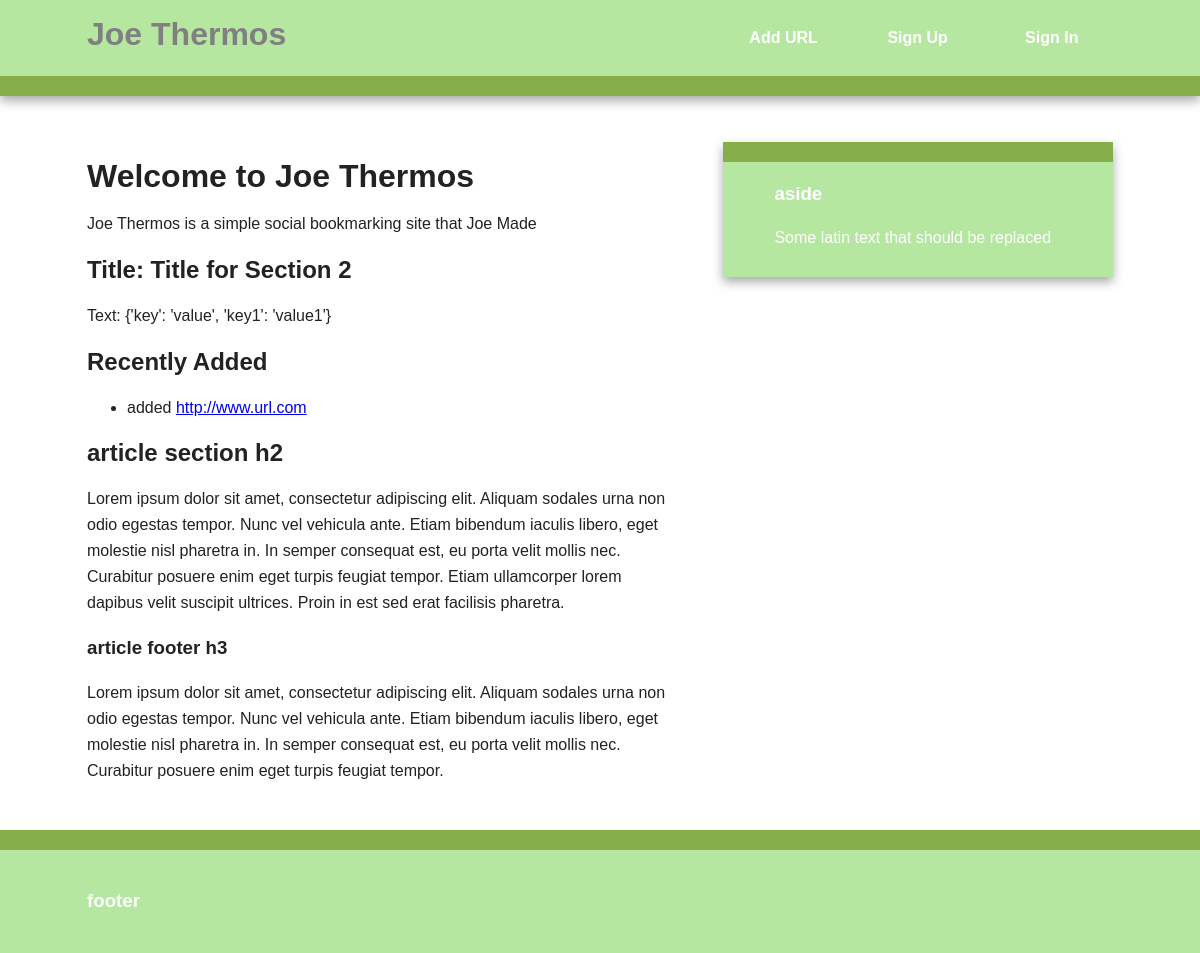
The page /index on the database as committed earlier.
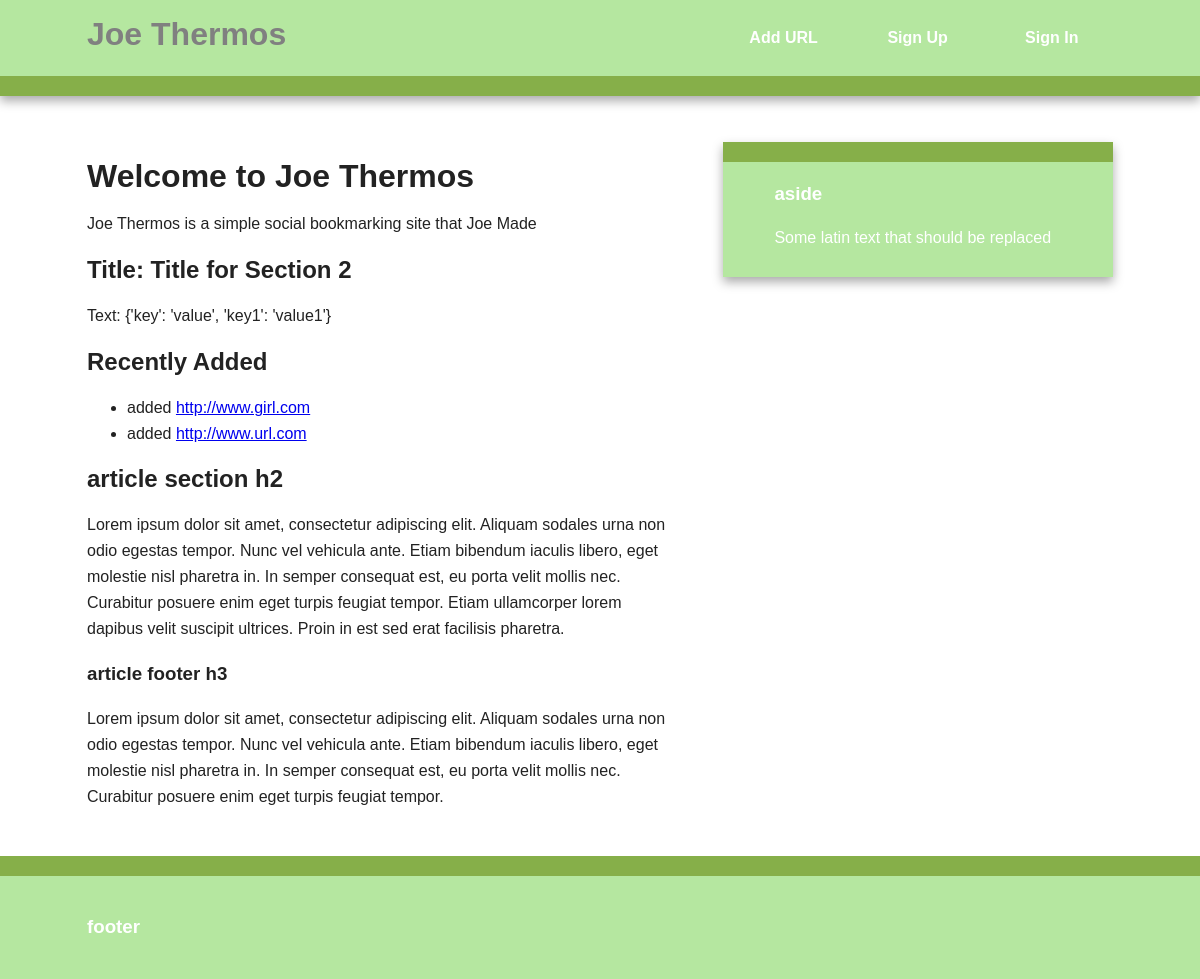
The same page on the database as committed later.
### models.py (models this page shows, shortened)
class Bookmark(db.Model):
    id = db.Column(db.Integer, primary_key=True)
    url = db.Column(db .Text, nullable=False)
    date = db.Column(db.DateTime, default=datetime.utcnow)
    description = db.Column(db.String(300))
    @staticmethod
    def newest(num):
        return Bookmark.query.order_by(desc(Bookmark.date)).limit(num)

### thermos.py (the view)
@app.route('/')
@app.route('/index')
def index():
    return render_template('index.html',
                           title="Title for Section 2",
                           text={"key": "value", "key1": "value1"},
                           new_bookmarks=models.Bookmark.newest(5))

### templates/index.html (shortened to what this page needs)
{% extends "base.html" %}
{% block content %}
    <article>
        <header>
            <h1>Welcome to Joe Thermos</h1>
            <p>Joe Thermos is a simple social bookmarking site that Joe Made</p>
        </header>
        <section>
            <h2>Title: {{ title }}</h2>
            <p>Text: {{ text }}</p>
        </section>
        <section>
            <h2>Recently Added</h2>
            {% if new_bookmarks %}
                <ul>
                {% for bm in new_bookmarks %}
                    <li>{{ bm.user }} added <a href="{{ bm.url }}">{{ bm.url }}</a></li>
                {% endfor %}
                </ul>
            {% else %}
                No bookmarks yet.
            {% endif %}
        </section>
        <section>
            <h2>article section h2</h2>
            <p>Lorem ipsum dolor sit amet, consectetur adipiscing elit. Aliquam sodales urna non odio egestas tempor. Nunc vel vehicula ante. Etiam bibendum iaculis libero, eget molestie nisl pharetra in. In semper consequat est, eu porta velit mollis nec. Curabitur posuere enim eget turpis feugiat tempor. Etiam ullamcorper lorem dapibus velit suscipit ultrices. Proin in est sed erat facilisis pharetra.</p>
        </section>
        <footer>
            <h3>article footer h3</h3>
            <p>Lorem ipsum dolor sit amet, consectetur adipiscing elit. Aliquam sodales urna non odio egestas tempor. Nunc vel vehicula ante. Etiam bibendum iaculis libero, eget molestie nisl pharetra in. In semper consequat est, eu porta velit mollis nec. Curabitur posuere enim eget turpis feugiat tempor.</p>
        </footer>
    </article>
{% endblock %}

### templates/base.html (shortened to what this page needs)
<!doctype html>
<html class="no-js" lang="">
    <head>
        <link rel="stylesheet" href="{{ url_for('static', filename='css/normalize.min.css') }}">
        <link rel="stylesheet" href="{{ url_for('static', filename='css/main.css') }}">
    </head>
    <body>
        <div class="header-container">
            <header class="wrapper clearfix">
                <a href="{{ url_for('index') }}"><h1 class="title">Joe Thermos</h1></a>
                <nav>
                    <ul>
                        <li><a href="{{ url_for('add') }}">Add URL</a></li>
                        <li><a href="#">Sign Up</a></li>
                        <li><a href="#">Sign In</a></li>
                    </ul>
                </nav>
            </header>
        </div>
        <div class="main-container">
            <div class="main wrapper clearfix">
                {% block content %}
                {% endblock %}
                {% block sidebar %}
                    <aside>
                        <h3>aside</h3>
                        <p> Some latin text that should be replaced</p>
                    </aside>
                {% endblock %}
            </div>
        </div>
        <div class="footer-container">
            <footer class="wrapper">
                <h3>footer</h3>
            </footer>
        </div>
    </body>
</html>

### static/css/main.css (style rules this page uses)
html { color: #222; font-size: 1em; line-height: 1.4; }
body { font: 16px/26px Helvetica, Helvetica Neue, Arial; }
.wrapper { width: 90%; margin: 0 5%; }
.header-container { border-bottom: 20px solid #86af49; }
.footer-container, .main aside { border-top: 20px solid #86af49; }
.header-container, .footer-container, .main aside { background: #b5e7a0; }
.title { color: grey; }
nav ul { margin: 0; padding: 0; list-style-type: none; }
nav a { display: block; margin-bottom: 10px; padding: 15px 0; text-align: center; text-decoration: none; font-weight: bold; color: white; background: #b5e7a0; }
.main { padding: 30px 0; }
.main article h1 { font-size: 2em; }
.main aside { color: white; padding: 0px 5% 10px; }
.footer-container footer { color: white; padding: 20px 0; }
@media only screen and (min-width: 480px) { nav a { float: left; width: 27%; margin: 0 1.7%; padding: 25px 2%; margin-bottom: 0; } }
@media only screen and (min-width: 480px) { nav li:first-child a { margin-left: 0; } }
@media only screen and (min-width: 480px) { nav li:last-child a { margin-right: 0; } }
@media only screen and (min-width: 480px) { nav ul li { display: inline; } }
@media only screen and (min-width: 768px) { .header-container, .main aside { -webkit-box-shadow: 0 5px 10px #aaa; -moz-box-shadow: 0 5px 10px #aaa; box-shadow: 0 5px 10px #aaa; } }
@media only screen and (min-width: 768px) { .title { float: left; } }
@media only screen and (min-width: 768px) { nav { float: right; width: 38%; } }
@media only screen and (min-width: 768px) { .main article { float: left; width: 57%; } }
@media only screen and (min-width: 768px) { .main aside { float: right; width: 28%; } }
@media only screen and (min-width: 1140px) { .wrapper { width: 1026px; margin: 0 auto; } }
.clearfix:before, .clearfix:after { content: " "; display: table; }
.clearfix:after { clear: both; }
.clearfix { *zoom: 1; }

Rows that differ between the two databases and show on the page:
added Bookmark: url "http://www.girl.com"
